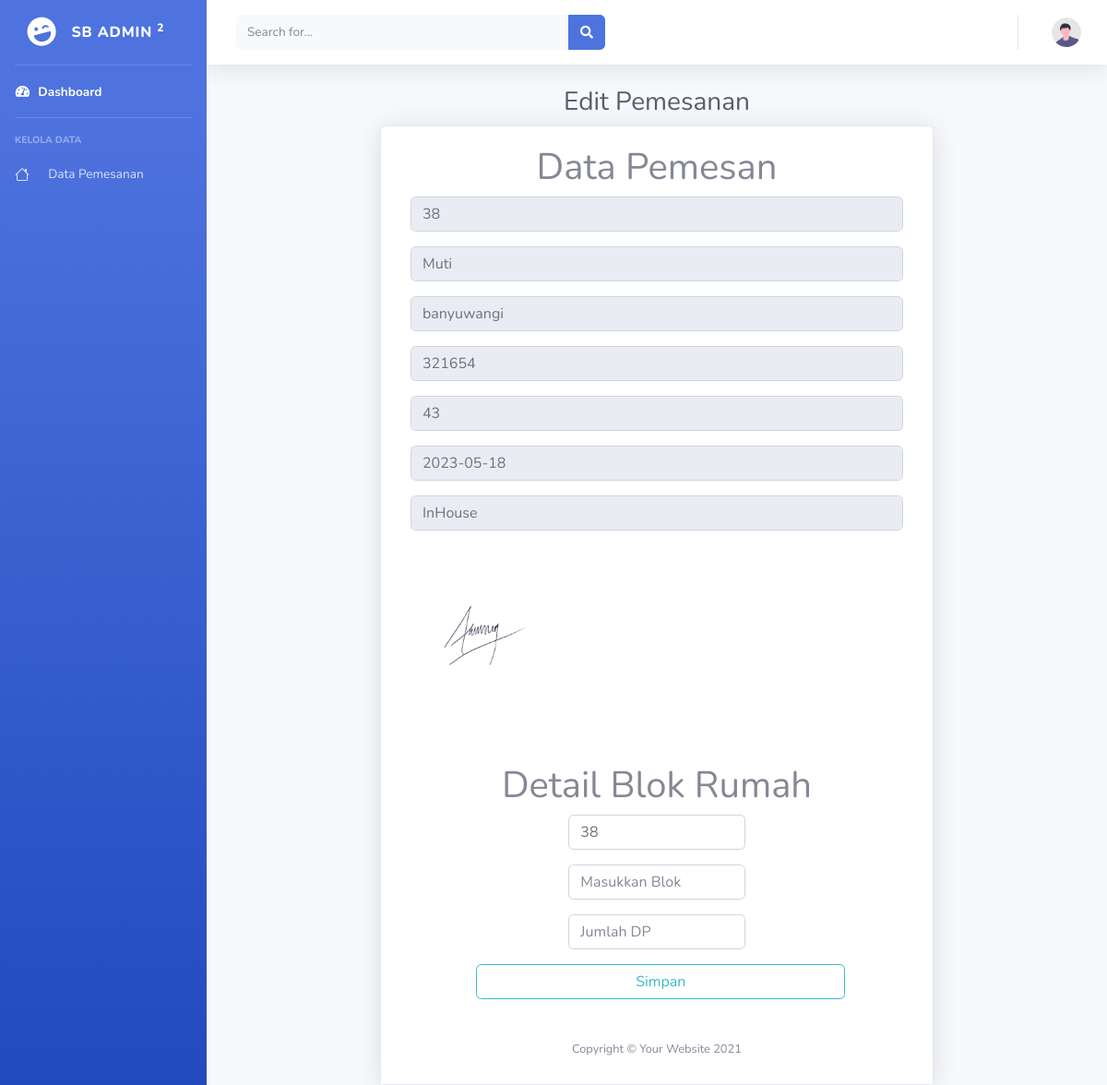
Screenshot of /admin/proses-pemesanan.php?id=38 with the database file from the repository.
### tables this page shows
CREATE TABLE `pemesanan_rumah` (
  `id_pemesanan_rumah` int(11) NOT NULL,
  `nama_pemesan` varchar(100) NOT NULL,
  `alamat` varchar(100) NOT NULL,
  `no_telp_pemesan` varchar(15) NOT NULL,
  `id_cluster` int(11) NOT NULL,
  `tgl_pemesanan` date NOT NULL,
  `fotocopy_ktp` varchar(100) NOT NULL,
  `jenis_pembayaran` varchar(100) NOT NULL,
  `jml_cicilan_dp` int(100) NOT NULL,
  `jml_cicilan_inhouse` int(100) NOT NULL,
  `id_user` int(11) NOT NULL
);

### admin/proses-pemesanan.php (the view, shortened to what this page needs)
<?php
require ('../koneksi.php');
$id = $_GET['id'];
$query_mysql = mysqli_query($koneksi, "SELECT * FROM pemesanan_rumah WHERE id_pemesanan_rumah ='$id' ");
$query_mysql2 = mysqli_query($koneksi, "SELECT * FROM detail_pemesanan  WHERE id_pemesanan_rumah='$id'");
$data = mysqli_fetch_array($query_mysql);
$dataa = mysqli_fetch_array($query_mysql2);
?>
<!DOCTYPE html>
<html lang="en">
<head>
    <link href="vendor/fontawesome-free/css/all.min.css" rel="stylesheet" type="text/css">
    <link href="css/sb-admin-2.min.css" rel="stylesheet">
    <link href="vendor/datatables/dataTables.bootstrap4.min.css" rel="stylesheet">
</head>
<body id="page-top">
    <div id="wrapper">
        <ul class="navbar-nav bg-gradient-primary sidebar sidebar-dark accordion" id="accordionSidebar">
            <a class="sidebar-brand d-flex align-items-center justify-content-center" href="index.php">
                <div class="sidebar-brand-icon rotate-n-15">
                    <i class="fas fa-laugh-wink"></i>
                </div>
                <div class="sidebar-brand-text mx-3">SB Admin <sup>2</sup></div>
            </a>
            <hr class="sidebar-divider my-0">
            <li class="nav-item active">
                <a class="nav-link" href="index.php">
                    <i class="fas fa-fw fa-tachometer-alt"></i>
                    <span>Dashboard</span></a>
            </li>
            <hr class="sidebar-divider">
            <div class="sidebar-heading">
                Kelola Data
            </div>
            <li class="nav-item">
                <a class="nav-link" href="list-pemesanan.php">
                    <span class="ml-3">Data Pemesanan</span></a>
            </li>
        </ul>
        <div id="content-wrapper" class="d-flex flex-column">
            <div id="content">
                <nav class="navbar navbar-expand navbar-light bg-white topbar mb-4 static-top shadow">
                    <form class="d-none d-sm-inline-block form-inline mr-auto ml-md-3 my-2 my-md-0 mw-100 navbar-search">
                        <div class="input-group">
                            <input type="text" class="form-control bg-light border-0 small" placeholder="Search for..." aria-label="Search" aria-describedby="basic-addon2">
                            <div class="input-group-append">
                                <button class="btn btn-primary" type="button">
                                    <i class="fas fa-search fa-sm"></i>
                                </button>
                            </div>
                        </div>
                    </form>
                    <ul class="navbar-nav ml-auto">
                        <li class="nav-item dropdown no-arrow">
                            <a class="nav-link dropdown-toggle" href="#" id="userDropdown" role="button" data-toggle="dropdown" aria-haspopup="true" aria-expanded="false">
                                <img class="img-profile rounded-circle" src="img/undraw_profile.svg">
                            </a>
                        </li>
                    </ul>
                </nav>
                <div class="container-fluid">
                    <h1 class="h3 mb-2 text-gray-800 text-center">Edit Pemesanan <?php echo $nama_cluster ?></h1>
                    <div class="card shadow mb-4 m-auto" style="width: 600px;">
                        <div class="card-body">
            <form action="forms/contact.php" method="get" role="form" class="php-email-form">
              <div class="col">
                <h1 class="text-center"><span>Data Pemesan</span></h1>
                <div class="row-md-6 form-group mb-3">
                  <input type="text" name="idpemesan" class="form-control" id="idpemesan" value="<?php echo $data['id_pemesanan_rumah'];?>" required readonly>
                </div>
                <div class="row-md-6 form-group mb-3">
                  <input type="text" name="namapemesan" class="form-control" id="namapemesan" value="<?php echo $data['nama_pemesan'];?>" required readonly>
                </div>
                <div class="row-md-6 form-group mt-3 mt-md-0 mb-3">
                  <input type="email" class="form-control" name="alamat" id="alamat" value="<?php echo $data['alamat'];?>" required readonly>
                </div>
                <div class="row-md-6 form-group mt-3 mt-md-0 mb-3">
                  <input type="email" class="form-control" name="notelp" id="notelp" value="<?php echo $data['no_telp_pemesan'];?>" required readonly>
                </div>
                <div class="row-md-6 form-group mt-3 mt-md-0 mb-3">
                  <input type="email" class="form-control" name="idcluster" id="idcluster" value="<?php echo $data['id_cluster'];?>" required readonly >
                </div>
                <div class="row-md-6 form-group mt-3 mt-md-0 mb-3">
                  <input type="email" class="form-control" name="tglpemesan" id="tglpemesan" value="<?php echo $data['tgl_pemesanan'];?>" required readonly>
                </div>
                <div class="row-md-6 form-group mt-3 mt-md-0 mb-3">
                  <input type="email" class="form-control" name="jenispembayaran" id="jenispembayaran" value="<?php echo $data['jenis_pembayaran'];?>" required readonly>
                </div>
                <div class="row-md-6 form-group mt-3 mt-md-0 mb-3">
                <img src="../img/filepemesanan/<?php echo $data['fotocopy_ktp']; ?>"  height="200px">
                </div>
              </div>
            </form>
          </div>
          <div class="col">
                <h1 class="text-center"><span> Detail Blok Rumah </span></h1>
          <div class="col-lg-4 m-auto">
          <form action="" method="post" >
              <div class="row">
                <div class="row-md-6 form-group mb-3 text-center">
                  <input type="text" name="id_pemesanan_rumah" class="form-control" id="id_pemesanan_rumah" placeholder="Masukkan ID Pemesanan Rumah" value="<?php echo $data['id_pemesanan_rumah'];?>">
                </div>
                <div class="row-md-6 form-group mb-3 text-center">
                  <input type="text" name="detail_blok" class="form-control" id="detail_blok" placeholder="Masukkan Blok" value="<?php echo $dataa['detail_blok'];?>">
                </div>
                <div class="row-md-6 form-group mb-3 text-center">
                  <input type="text" name="jumlah_dp" class="form-control" id="jumlah_dp" placeholder="Jumlah DP" value="<?php echo $dataa['jumlah_dp'];?>">
                </div>
                <div class="form-group mb-3 text-center">
                  <button type="submit" class="btn btn-outline-info" name="add_detail" style="width: 400px; margin-left: -100px;">Simpan</button>
                </div>
            </form>
                    </div>
                </div>
        </div>
        <footer class="sticky-footer bg-white">
            <div class="container my-auto">
                <div class="copyright text-center my-auto">
                    <span>Copyright &copy; Your Website 2021</span>
                </div>
            </div>
        </footer>
    </div>
    </div>
</body>
</html>

### rows the page displays
pemesanan_rumah: idpemesan "38", namapemesan "Muti", alamat "banyuwangi", notelp "321654", idcluster "43", tglpemesan "2023-05-18", jenispembayaran "InHouse", fotocopy_ktp (picture), id_pemesanan_rumah "38"
